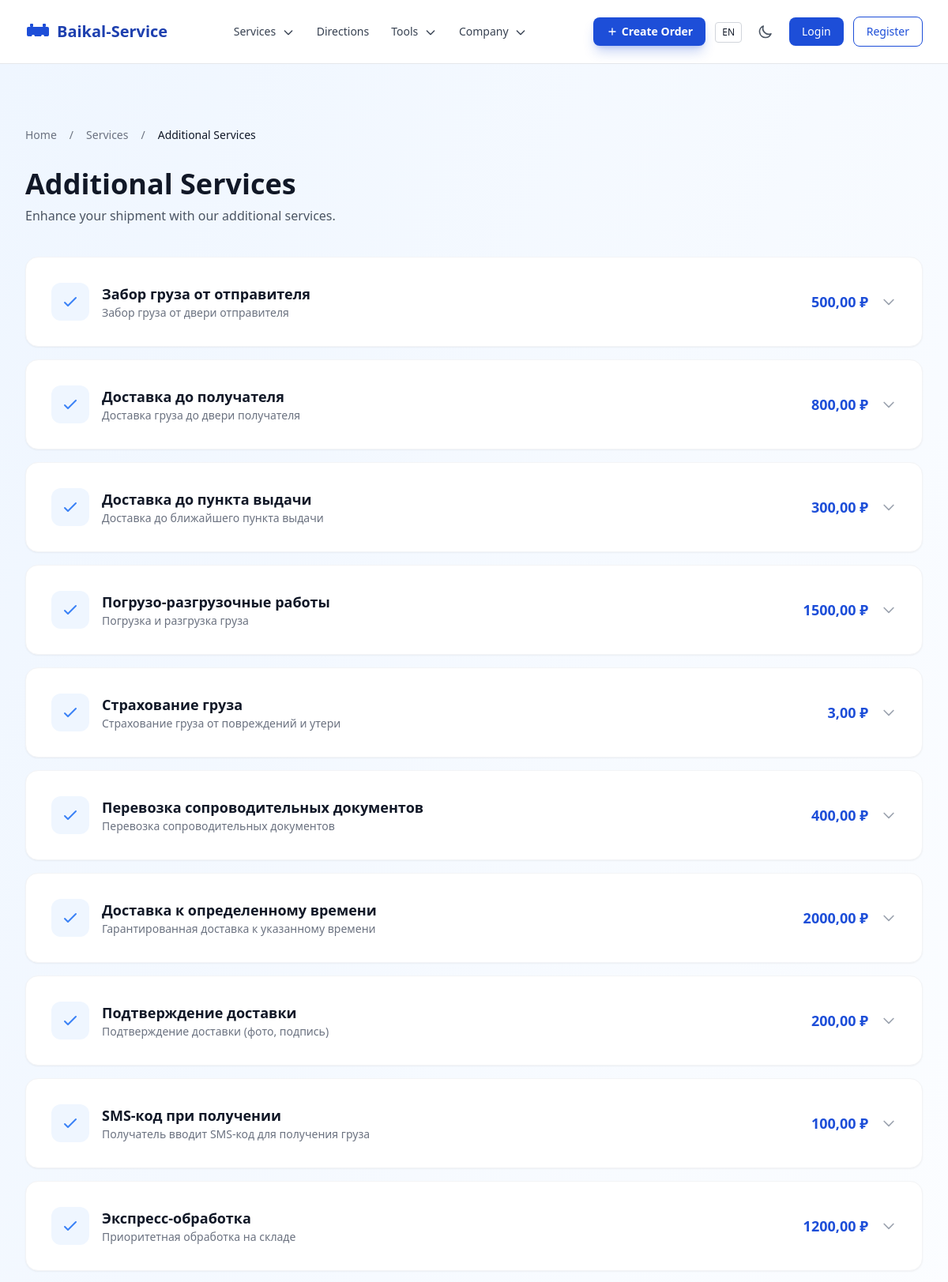
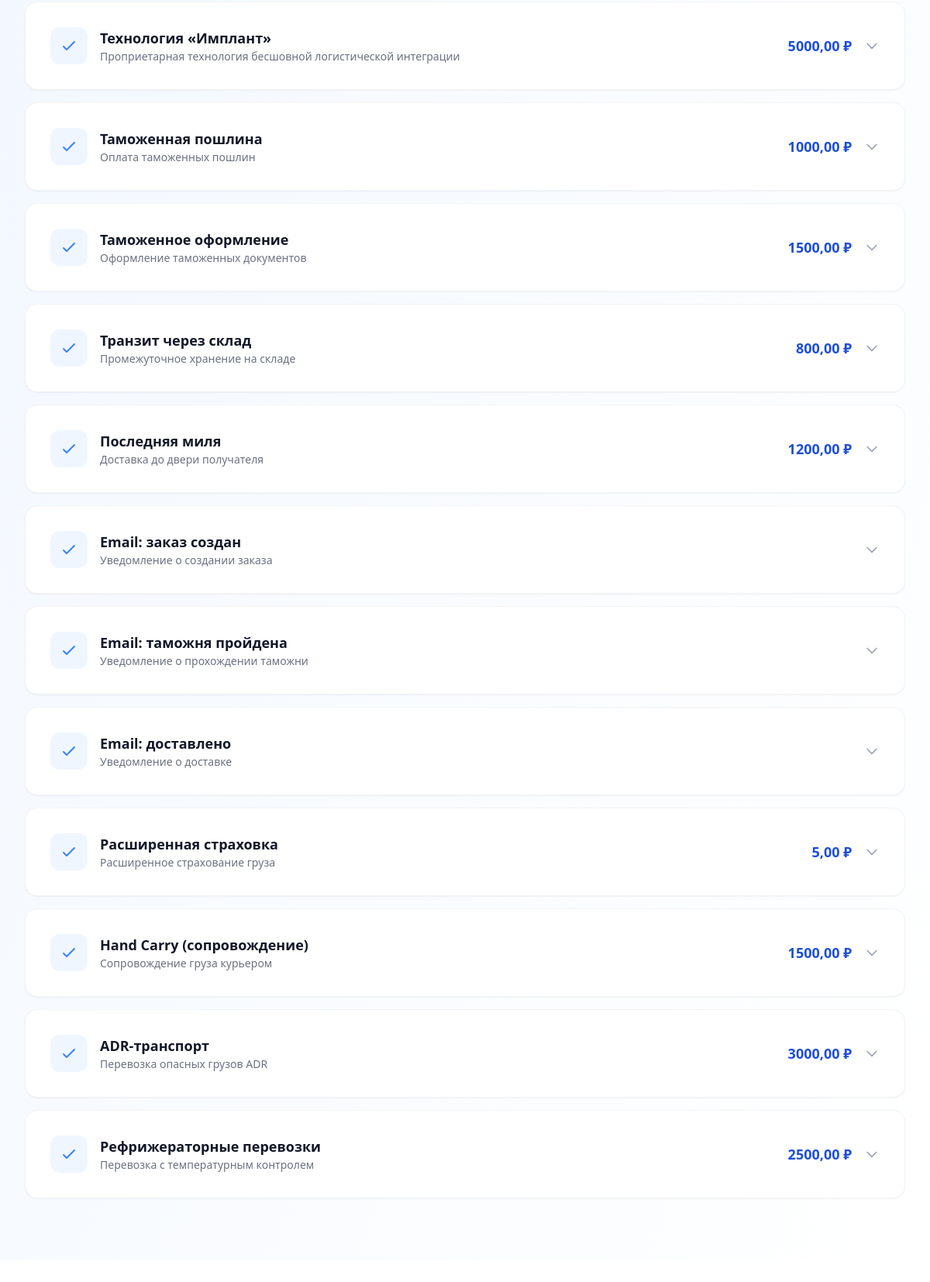
Screenshot of /ru/services/additional/ with the database file from the repository (2 pictures, top to bottom).
### apps/services/models.py (models this page shows, shortened)
class AdditionalService(models.Model):
    class PriceType(models.TextChoices):
        FIXED = 'fixed', _('Fixed')
        PER_UNIT = 'per_unit', _('Per unit')
        PERCENTAGE = 'percentage', _('Percentage')
    name = models.CharField(max_length=255, verbose_name=_('Name'))
    name_en = models.CharField(max_length=255, blank=True, verbose_name=_('Name (EN)'))
    slug = models.SlugField(unique=True, verbose_name=_('Slug'))
    description = models.TextField(blank=True, verbose_name=_('Description'))
    description_en = models.TextField(blank=True, verbose_name=_('Description (EN)'))
    price = models.DecimalField(max_digits=10, decimal_places=2, verbose_name=_('Price'))
    price_type = models.CharField(max_length=20, choices=PriceType.choices, default=PriceType.FIXED, verbose_name=_('Price type'))
    is_door_service = models.BooleanField(default=False, verbose_name=_('Door-to-door service'))
    is_active = models.BooleanField(default=True, verbose_name=_('Active'))
    class Meta:
        verbose_name = _('Additional service')
        verbose_name_plural = _('Additional services')
    def get_localized_name(self, language='ru'):
        if language == 'en' and self.name_en:
            return self.name_en
        return self.name

### apps/services/views.py (the view)
# urls.py: path('additional/', views.AdditionalServiceListView.as_view(), name='additional'),
class AdditionalServiceListView(ListView):
    model = AdditionalService
    template_name = 'pages/services/additionalservice_list.html'
    context_object_name = 'services'
    def get_queryset(self):
        return AdditionalService.objects.filter(is_active=True)

### apps/core/context_processors.py (called while the page is built)
def site_settings(request):
    return {
        'SITE_NAME': 'Baikal-Service',
        'SITE_DESCRIPTION': 'Logistics and cargo transportation across Russia and CIS',
        'theme': getattr(request, 'theme', 'light'),
        'DEBUG': settings.DEBUG,
    }

### apps/core/templatetags/i18n_extras.py (called while the page is built, shortened)
@register.filter
def localized(obj, language=None):
    if language is None:
        language = translation.get_language()
    lang_code = language[:2] if language else 'ru'
    if hasattr(obj, 'get_localized_name'):
        return obj.get_localized_name(lang_code)

@register.filter
def localized_field(obj, field_name):
    language = translation.get_language()
    lang_code = language[:2] if language else 'ru'
    if lang_code == 'en':
        en_field = f'{field_name}_en'
        if hasattr(obj, en_field):
            value = getattr(obj, en_field)
            if value:
                return value
    return getattr(obj, field_name, '')

### templates/pages/services/additionalservice_list.html (shortened to what this page needs)
{% extends 'base.html' %}{% load i18n static i18n_extras %}
{% block content %}
<div class="bg-gradient-to-br from-baikal-50 to-white dark:from-gray-900 dark:to-gray-800">
  <div class="max-w-7xl mx-auto px-4 sm:px-6 lg:px-8 py-12 lg:py-20">
    <nav class="flex mb-8 text-sm" aria-label="Breadcrumb">
      <ol class="inline-flex items-center space-x-2 text-gray-500 dark:text-gray-400">
        <li><a href="{% url 'core:home' %}" class="hover:text-baikal-600 dark:hover:text-baikal-400 transition-colors">{% translate 'Home' %}</a></li>
        <li><span class="mx-2">/</span></li>
        <li><a href="{% url 'services:list' %}" class="hover:text-baikal-600 dark:hover:text-baikal-400 transition-colors">{% translate 'Services' %}</a></li>
        <li><span class="mx-2">/</span></li>
        <li class="text-gray-900 dark:text-white font-medium">{% translate 'Additional Services' %}</li>
      </ol>
    </nav>
    <h1 class="text-3xl lg:text-4xl font-bold text-gray-900 dark:text-white mb-2">{% translate 'Additional Services' %}</h1>
    <p class="text-gray-600 dark:text-gray-400 max-w-2xl mb-10">{% translate 'Enhance your shipment with our additional services.' %}</p>
    {% if services %}
      <div class="space-y-4">
        {% for service in services %}
          <div class="bg-white dark:bg-gray-800 rounded-2xl p-6 sm:p-8 shadow-sm hover:shadow-xl border border-gray-100 dark:border-gray-700 transition-all duration-300" x-data="{ open: false }">
            <div @click="open = !open" class="cursor-pointer flex items-center justify-between">
              <div class="flex items-center gap-4">
                <div class="w-12 h-12 rounded-xl bg-baikal-50 dark:bg-baikal-900/30 flex items-center justify-center flex-shrink-0">
                  <svg class="w-6 h-6 text-baikal-500" fill="none" stroke="currentColor" viewBox="0 0 24 24"><path stroke-linecap="round" stroke-linejoin="round" stroke-width="2" d="M5 13l4 4L19 7"/></svg>
                </div>
                <div>
                  <h3 class="text-lg font-semibold text-gray-900 dark:text-white">{{ service|localized }}</h3>
                  <p class="text-sm text-gray-500 dark:text-gray-400">{{ service|localized_field:'short_description'|default:service|localized_field:'description'|striptags|truncatewords:20 }}</p>
                </div>
              </div>
              <div class="flex items-center gap-4">
                {% if service.price %}
                  <span class="text-lg font-bold text-baikal-600 dark:text-baikal-400">{{ service.price }} ₽</span>
                {% endif %}
                <svg class="w-5 h-5 text-gray-400 transition-transform duration-300" :class="{ 'rotate-180': open }" fill="none" stroke="currentColor" viewBox="0 0 24 24"><path stroke-linecap="round" stroke-linejoin="round" stroke-width="2" d="M19 9l-7 7-7-7"/></svg>
              </div>
            </div>
          </div>
        {% endfor %}
      </div>
    {% else %}
      <div class="text-center py-16">
        <p class="text-gray-500 dark:text-gray-400">{% translate 'No additional services available at the moment.' %}</p>
      </div>
    {% endif %}
  </div>
</div>
{% endblock %}

### static/css/styles.css (style rules this page uses)
html { line-height: 1.5; -webkit-text-size-adjust: 100%; -moz-tab-size: 4; tab-size: 4; font-family: 'Inter', ui-sans-serif, system-ui, sans-serif; font-feature-settings: normal; font-variation-settings: normal; -webkit-tap-highlight-color: transparent; }
body { margin: 0; line-height: inherit; }
a { color: inherit; text-decoration: inherit; }

### rows the page displays
AdditionalService: name "Забор груза от отправителя", description "Забор груза от двери отправителя", price "500,00"
AdditionalService: name "Доставка до получателя", description "Доставка груза до двери получателя", price "800,00"
AdditionalService: name "Доставка до пункта выдачи", description "Доставка до ближайшего пункта выдачи", price "300,00"
AdditionalService: name "Погрузо-разгрузочные работы", description "Погрузка и разгрузка груза", price "1500,00"
AdditionalService: name "Страхование груза", description "Страхование груза от повреждений и утери", price "3,00"
AdditionalService: name "Перевозка сопроводительных документов", description "Перевозка сопроводительных документов", price "400,00"
AdditionalService: name "Доставка к определенному времени", description "Гарантированная доставка к указанному времени", price "2000,00"
AdditionalService: name "Подтверждение доставки", description "Подтверждение доставки (фото, подпись)", price "200,00"
AdditionalService: name "SMS-код при получении", description "Получатель вводит SMS-код для получения груза", price "100,00"
AdditionalService: name "Экспресс-обработка", description "Приоритетная обработка на складе", price "1200,00"
AdditionalService: name "Технология «Имплант»", description "Проприетарная технология бесшовной логистической интеграции", price "5000,00"
AdditionalService: name "Таможенная пошлина", description "Оплата таможенных пошлин", price "1000,00"
AdditionalService: name "Таможенное оформление", description "Оформление таможенных документов", price "1500,00"
AdditionalService: name "Транзит через склад", description "Промежуточное хранение на складе", price "800,00"
AdditionalService: name "Последняя миля", description "Доставка до двери получателя", price "1200,00"
AdditionalService: name "Email: заказ создан", description "Уведомление о создании заказа"
AdditionalService: name "Email: таможня пройдена", description "Уведомление о прохождении таможни"
AdditionalService: name "Email: доставлено", description "Уведомление о доставке"
AdditionalService: name "Расширенная страховка", description "Расширенное страхование груза", price "5,00"
AdditionalService: name "Hand Carry (сопровождение)", description "Сопровождение груза курьером", price "1500,00"
AdditionalService: name "ADR-транспорт", description "Перевозка опасных грузов ADR", price "3000,00"
AdditionalService: name "Рефрижераторные перевозки", description "Перевозка с температурным контролем", price "2500,00"

### other values shown
{{ lang_code }} "EN"
